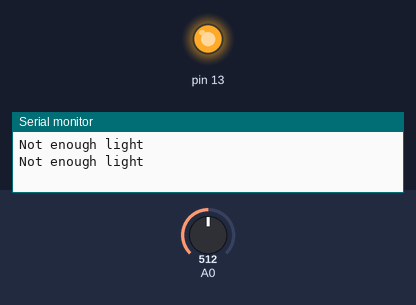
Simulated run of this sketch. Board: Arduino Uno, built with avr-gcc and run on an emulated ATmega328P. On the bench: output pins drawn as LEDs (lit = HIGH), the last lines printed to the serial monitor. The test bench sets the inputs (shaded band); at power-on: A0 = 512.

Above: at 1.8 s.
1.9 s: A0 set to 419
3.4 s: A0 set to 391
At 4.6 s:
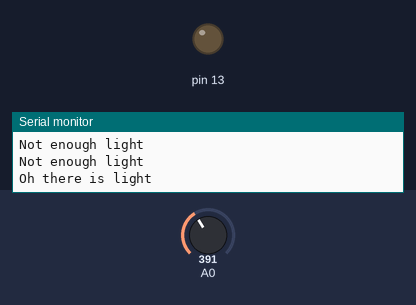
5.5 s: A0 set to 410
At 7.2 s:
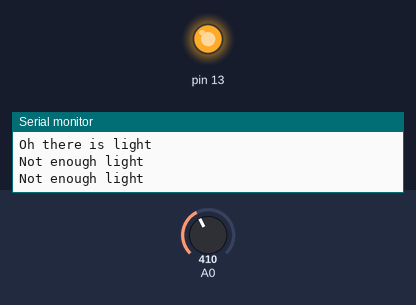
7.5 s: A0 set to 390
At 8.9 s:
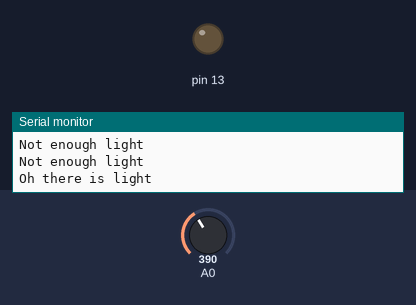
Timing chart, 0 to 10.5 s (numbered marks = the images above; inputs shaded):
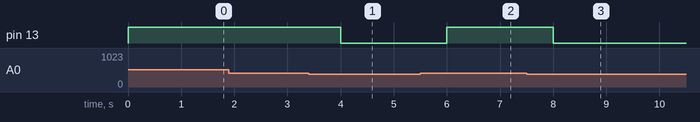

Measured:
- the behaviour switches between 401 and 400 on A0 (found by bisection; images 0 and 1)
- after the input at 3.4 s, pin 13: HIGH → LOW after 0.60 s
- after the input at 5.5 s, pin 13: LOW → HIGH after 0.50 s
- after the input at 7.5 s, pin 13: HIGH → LOW after 0.50 s

The sketch:

LDR.ino
```cpp
// IR SENSOR

void setup() {

  pinMode(13, OUTPUT);
  pinMode(A0, INPUT);
  Serial.begin(9600);
}

void loop() {
  int val = analogRead(A0);
  if (val > 400)
  {

    digitalWrite(13, HIGH);
    Serial.println("Not enough light");
  }

  else

  { digitalWrite(13, LOW);
    Serial.println("Oh there is light");
  }

  delay(1000);

}
```
